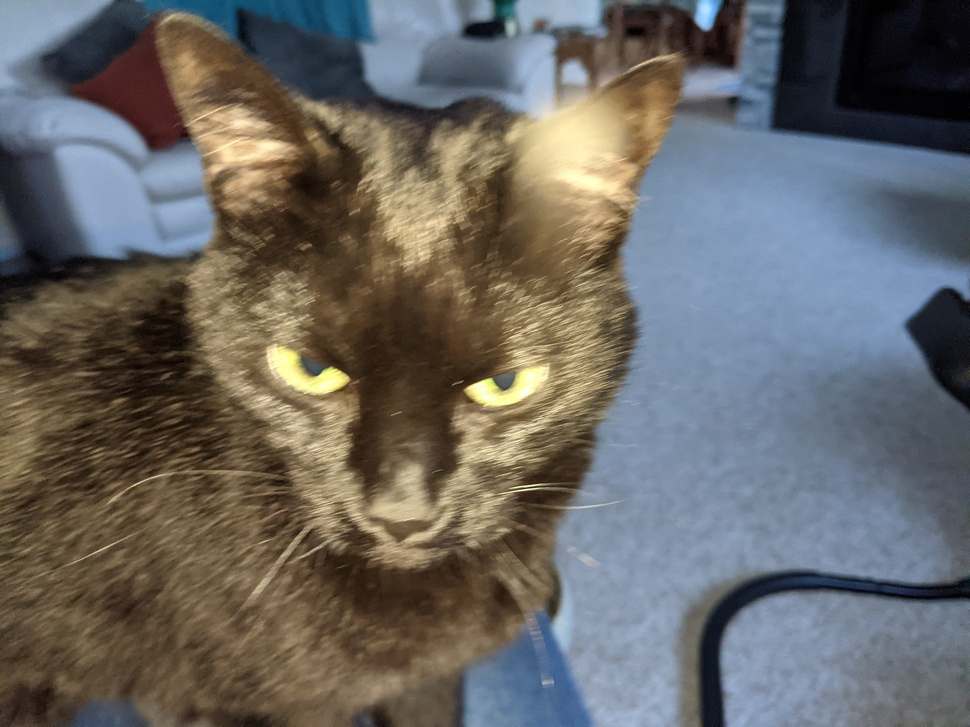
%> input picture DSP2/Assignment 5/Cat.jpg, 970 x 727 px, shrunk from 4032 x 3024 before the run
$ octave CGlynn_Assignment5.m   (GNU Octave 9; MATLAB toolbox functions it lacks are replaced by stand-ins)
%> lines starting %> are read from the running program, lines starting %| are printed output that depends on the picture
clear;

img = imread('Cat.jpg');
%> img is the input picture: size 727x970x3 uint8; mean R, G, B 105.1, 103.3, 100.8

[imHeight, imWidth, color] = size(img); % Get the width and height
%> imHeight = 727; imWidth = 970; color = 3

%% Filters List

% High-Pass Filters
highpass3 = [-1  -4 -1;
             -4  26 -4;
             -1  -4 -1]/6;

highpass5 = [0 -1 -1 -1  0;
            -1 -2  4 -2 -1;
            -1  4 13  4 -1;
            -1 -2  4 -2 -1;
             0 -1 -1 -1  0]/9;

highpass7 = [0 -1 -1 -1 -1 -1  0;
            -1 -1 -2 -2 -2 -1 -1;
            -1 -2 -6 13 -6 -2 -1;
            -1 -2 13 32 13 -2 -1;
            -1 -2 -6 13 -6 -2 -1;
            -1 -1 -2 -2 -2 -1 -1
             0 -1 -1 -1 -1 -1  0]/12;

% Delta Filters
delta3 = [0  0  0;
          0  1  0;
          0  0  0];

delta5 = [0 0 0 0 0;
          0 0 0 0 0;
          0 0 1 0 0;
          0 0 0 0 0;
          0 0 0 0 0];

delta7 = [0 0 0 0 0 0 0;
          0 0 0 0 0 0 0;
          0 0 0 0 0 0 0;
          0 0 0 1 0 0 0;
          0 0 0 0 0 0 0;
          0 0 0 0 0 0 0;
          0 0 0 0 0 0 0];

%% Applying Filters

% Apply High-Pass 3x3
R = filter2(highpass3, img(:,:,1));
G = filter2(highpass3, img(:,:,2));
B = filter2(highpass3, img(:,:,3));
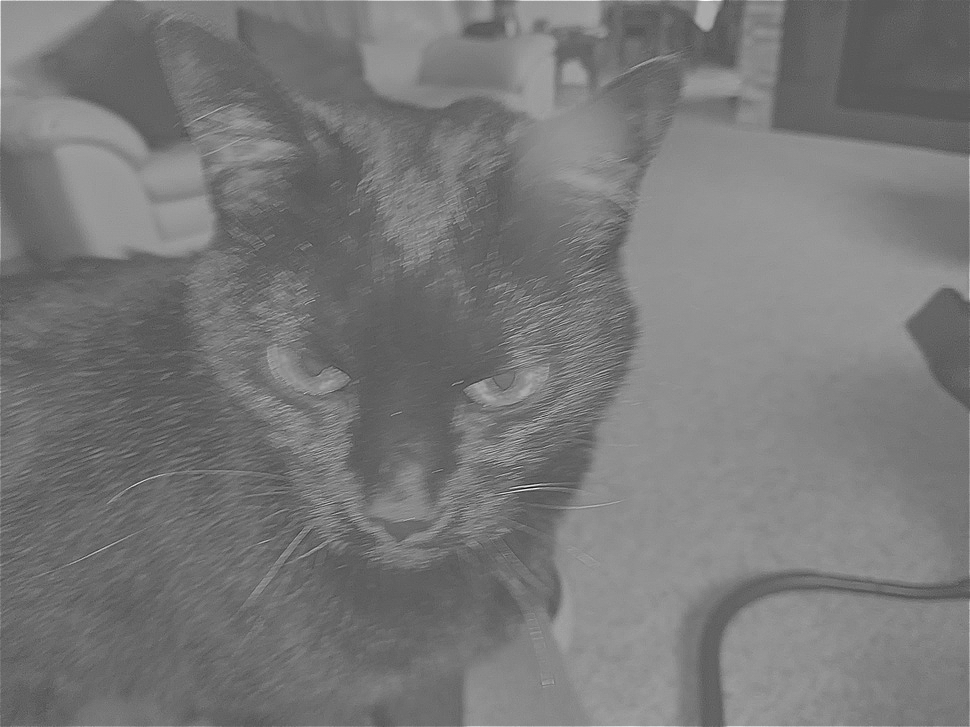
%> B: size 727x970 double; min -271.3, max 514.7, mean 101.3; drawn with min black and max white
newimghi(:,:,1) = uint8(R);
newimghi(:,:,2) = uint8(G);
newimghi(:,:,3) = uint8(B);
%> newimghi: size 727x970x3 uint8

% Apply Delta 3x3
R = filter2(delta3, newimghi(:,:,1));
G = filter2(delta3, newimghi(:,:,2));
B = filter2(delta3, newimghi(:,:,3));
filt3(:,:,1) = uint8(R);
filt3(:,:,2) = uint8(G);
filt3(:,:,3) = uint8(B);

% Apply High-Pass 5x5
R = filter2(highpass5, img(:,:,1));
G = filter2(highpass5, img(:,:,2));
B = filter2(highpass5, img(:,:,3));
newimghi(:,:,1) = uint8(R);
newimghi(:,:,2) = uint8(G);
newimghi(:,:,3) = uint8(B);

% Apply Delta 5x5
R = filter2(delta5, newimghi(:,:,1));
G = filter2(delta5, newimghi(:,:,2));
B = filter2(delta5, newimghi(:,:,3));
filt5(:,:,1) = uint8(R);
filt5(:,:,2) = uint8(G);
filt5(:,:,3) = uint8(B);

% Apply High-Pass 7x7
R = filter2(highpass7, img(:,:,1));
G = filter2(highpass7, img(:,:,2));
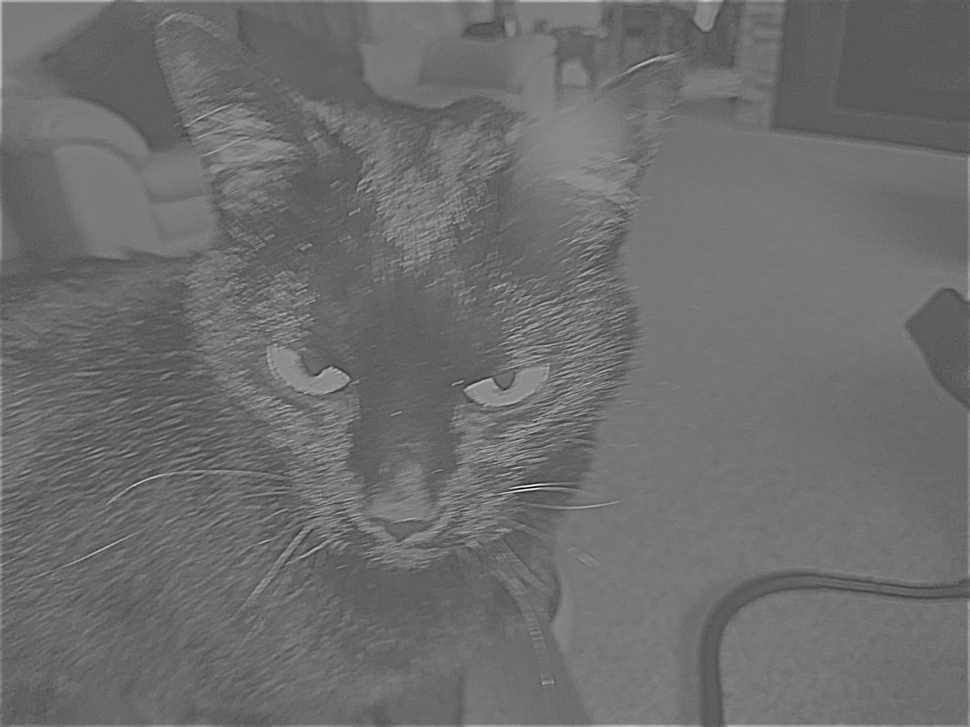
%> G: size 727x970 double; min -443.6, max 826.2, mean 104.7; drawn with min black and max white
B = filter2(highpass7, img(:,:,3));
newimghi(:,:,1) = uint8(R);
newimghi(:,:,2) = uint8(G);
newimghi(:,:,3) = uint8(B);
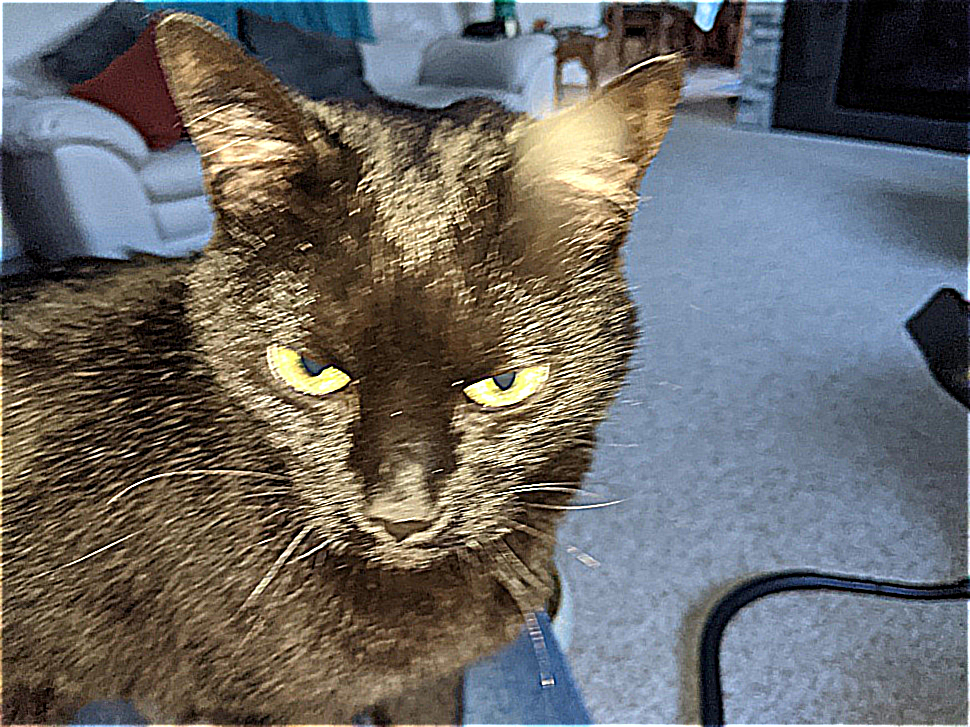
%> newimghi: size 727x970x3 uint8; mean R, G, B 105.8, 104.5, 102.7

% Apply Delta 7x7
R = filter2(delta7, newimghi(:,:,1));
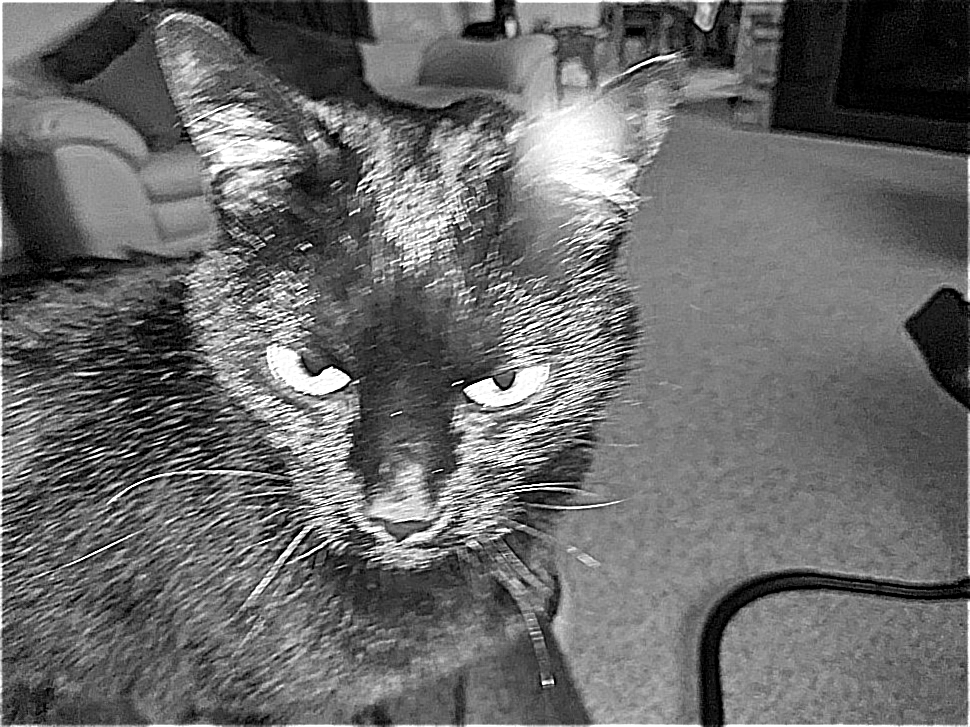
%> R: size 727x970 double; min 0, max 255, mean 105.8
G = filter2(delta7, newimghi(:,:,2));
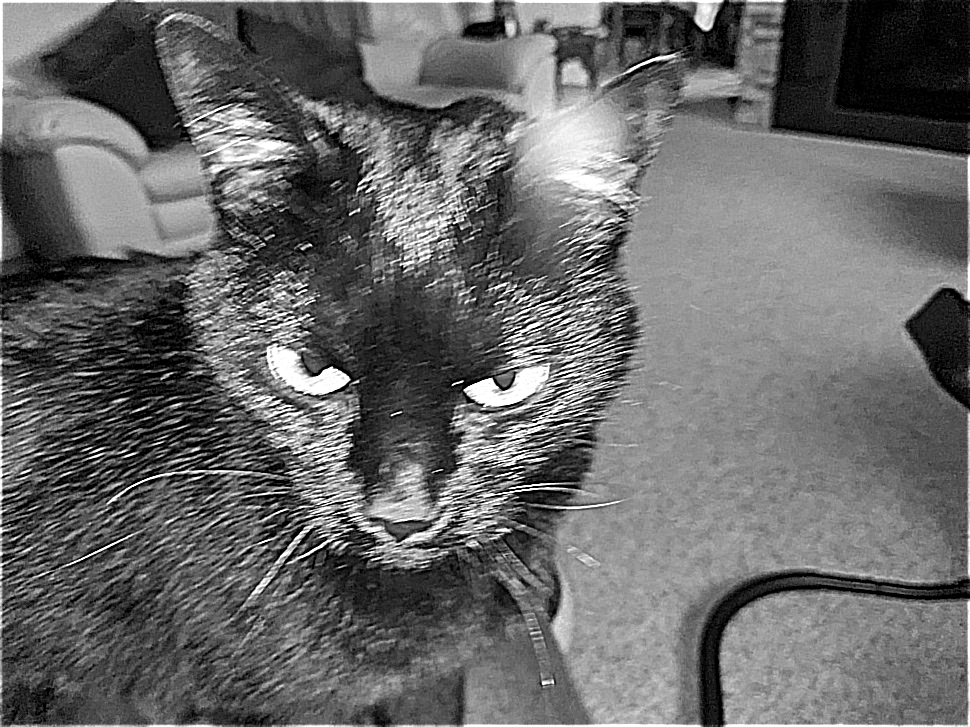
%> G: size 727x970 double; min 0, max 255, mean 104.5
B = filter2(delta7, newimghi(:,:,3));
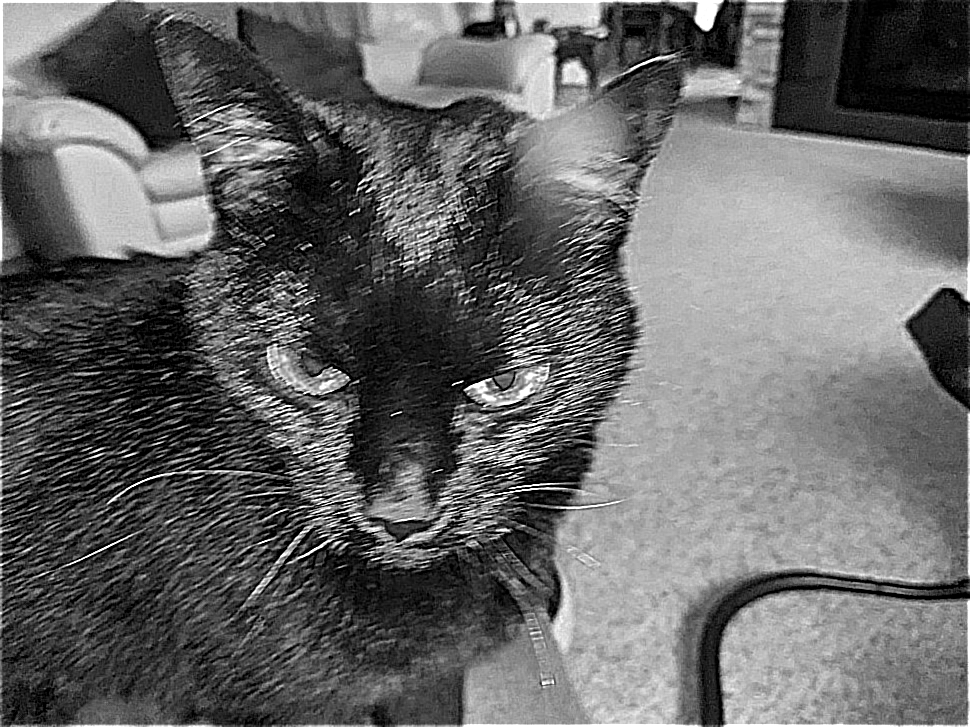
%> B: size 727x970 double; min 0, max 255, mean 102.7
filt7(:,:,1) = uint8(R);
filt7(:,:,2) = uint8(G);
filt7(:,:,3) = uint8(B);

%% Plotting Images for Comparison

figure
subplot(2,2,1), imshow(img);
title('Original Image')
subplot(2,2,2), imshow(filt3);
title('3x3 Matricies Applied')
subplot(2,2,3), imshow(filt5);
title('5x5 Matricies Applied')
subplot(2,2,4), imshow(filt7);
title('7x7 Matricies Applied')

%% Questions

% Do you see any difference in results with the new matrices?

% I see a slight difference. The highlights seem to be more pronounced,
% around the end of the cat's whiskers, lighter hairs, and on the floor in
% the background. The yellow colour of the ambient light also starts to
% fade, making the cat look more older, salt-and-pepper haired. The border
% where the cat's iris starts and the fur stops is also the most
% pronounced after using the 7x7 matricies.

% 1. What sequence of filters will you use and why?

% I used a high pass filter to sharpen the image, and then a delta filter
% to smooth it out slightly and remove small artifacts.

% 2. What other corrections need to be used.

% Other potential corrections would be colour correction, removing the
% ambient light entirely if desired, and the image has abbarations on the
% floor, which should be removed. The (I'm assuming) lens flare on the
% cat's ear should also be removed. The image should also probably be
% smoothed out more, as the sharp, noticible pixels on the cat's
% whiskers/hairs are distracting and unnatural.

% 3. Discuss the overall quality of your photo.

% I think overall the quality is adequate. The image has been sharpened, if
% that was the desired output. Further processing would be required to make
% this a professional grade photo, though I'm sure the photographer
% could've just as easily held their hand a little more still and make it
% easier on the processing side.
